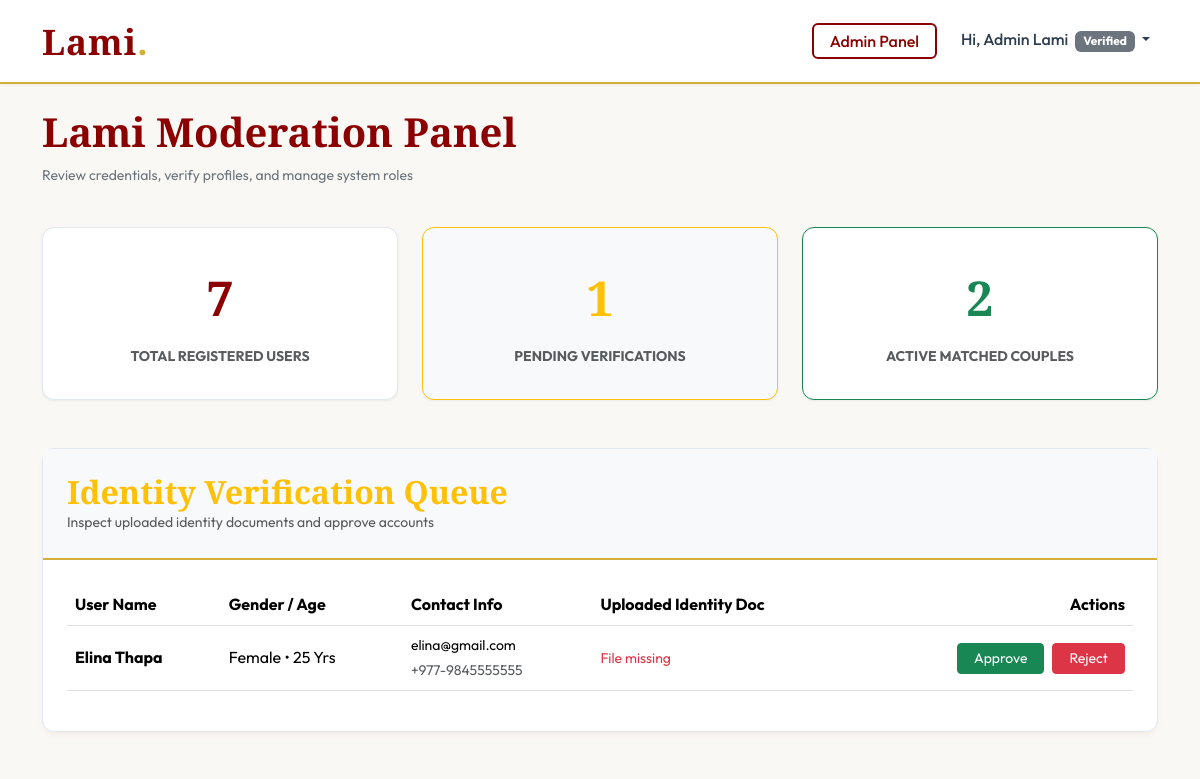
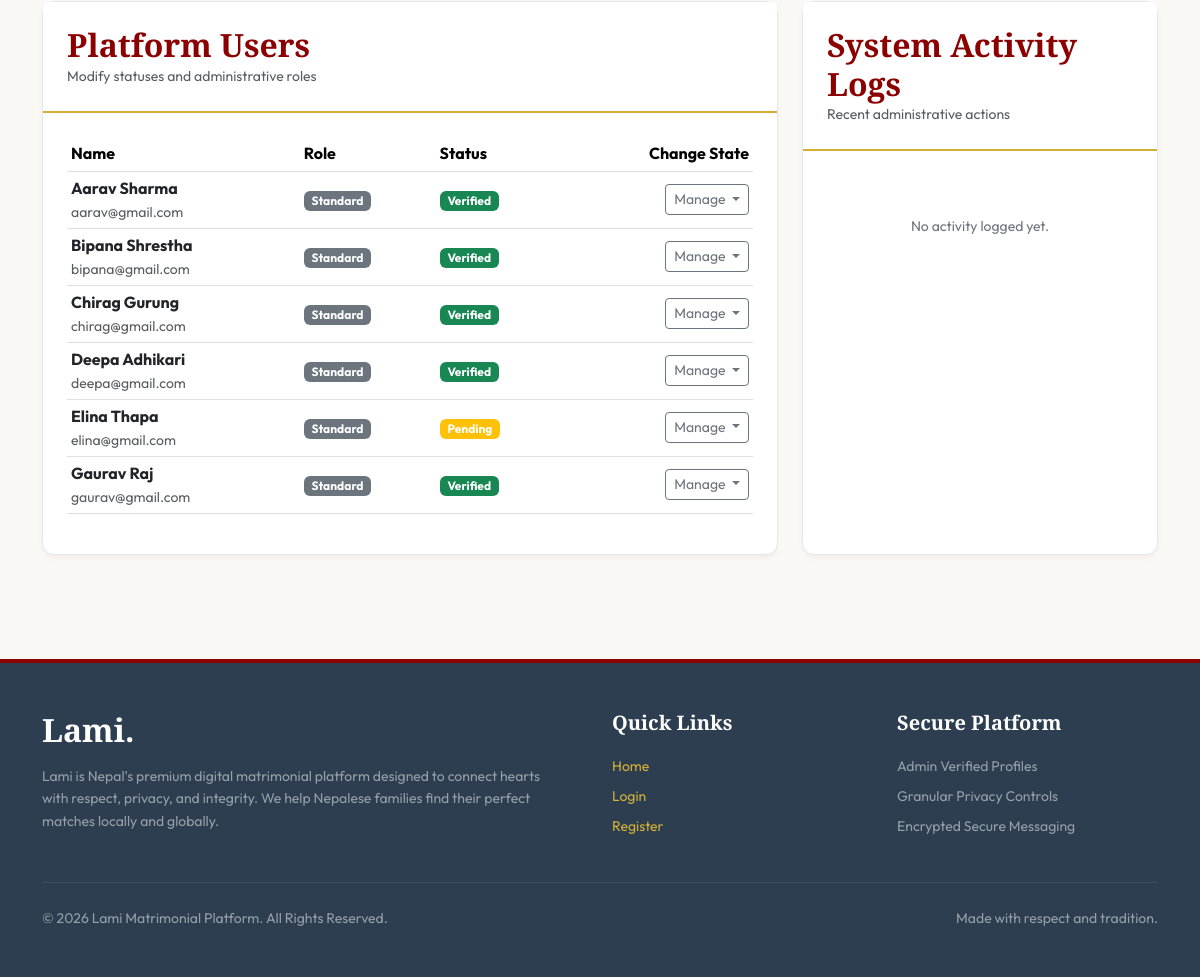
Page /admin/dashboard.php (signed in) on the committed database (2 pictures, top to bottom).
### tables this page shows
CREATE TABLE `profiles` (
  `user_id` INT PRIMARY KEY,
  `gender` ENUM('male', 'female', 'other') NOT NULL,
  `dob` DATE NOT NULL,
  `religion` VARCHAR(50) DEFAULT NULL,
  `caste` VARCHAR(50) DEFAULT NULL,
  `education` VARCHAR(100) DEFAULT NULL,
  `profession` VARCHAR(100) DEFAULT NULL,
  `location` VARCHAR(100) DEFAULT NULL,
  `height` DECIMAL(5,2) DEFAULT NULL, 
  `bio` TEXT DEFAULT NULL,
  `income_range` VARCHAR(50) DEFAULT NULL,
  `marital_status` ENUM('never_married', 'divorced', 'widowed', 'awaited') DEFAULT 'never_married',
  `photo_path` VARCHAR(255) DEFAULT NULL,
  `identity_doc_path` VARCHAR(255) DEFAULT NULL,
  FOREIGN KEY (`user_id`) REFERENCES `users` (`id`) ON DELETE CASCADE,
  INDEX `idx_gender` (`gender`),
  INDEX `idx_religion` (`religion`),
  INDEX `idx_caste` (`caste`),
  INDEX `idx_location` (`location`)
);

CREATE TABLE `users` (
  `id` INT AUTO_INCREMENT PRIMARY KEY,
  `full_name` VARCHAR(100) NOT NULL,
  `email` VARCHAR(100) UNIQUE NOT NULL,
  `phone` VARCHAR(20) NOT NULL,
  `password_hash` VARCHAR(255) NOT NULL,
  `role` ENUM('standard', 'moderator', 'admin') DEFAULT 'standard',
  `status` ENUM('pending', 'verified', 'suspended') DEFAULT 'pending',
  `created_at` TIMESTAMP DEFAULT CURRENT_TIMESTAMP,
  INDEX `idx_email` (`email`),
  INDEX `idx_status` (`status`)
);

### includes/functions.php (called while the page is built, shortened)
<?php
function e(mixed $value): string {
    return htmlspecialchars((string)($value ?? ''), ENT_QUOTES, 'UTF-8');
}
function calculate_age(string $dob): int {
    $dob_date = new DateTime($dob);
    $today = new DateTime();
    $diff = $today->diff($dob_date);
    return $diff->y;
}

### admin/dashboard.php (the view, shortened to what this page needs)
<?php
require_once '../includes/functions.php';
$admin_id = $_SESSION['user_id'];
$db = DB::getConnection();
try {
    $total_users = $db->query("SELECT COUNT(*) FROM users")->fetchColumn();
    $pending_verifications = $db->query("SELECT COUNT(*) FROM users WHERE status = 'pending'")->fetchColumn();
    $active_matches = $db->query("SELECT COUNT(*) FROM interests WHERE status = 'accepted'")->fetchColumn();
    $stmt = $db->prepare("
        SELECT u.id, u.full_name, u.email, u.phone, p.gender, p.dob, p.identity_doc_path
        FROM users u
        JOIN profiles p ON u.id = p.user_id
        WHERE u.status = 'pending'
        ORDER BY u.created_at ASC
    ");
    $stmt->execute();
    $pendings = $stmt->fetchAll();
    $stmt = $db->prepare("
        SELECT id, full_name, email, phone, role, status
        FROM users
        WHERE id != :admin_id
        ORDER BY created_at DESC
    ");
    $stmt->execute(['admin_id' => $admin_id]);
    $users = $stmt->fetchAll();
    $audit_logs = $db->query("
        SELECT a.id, a.action, a.timestamp, u.full_name AS admin_name, t.full_name AS target_name
        FROM audit_logs a
        JOIN users u ON a.admin_id = u.id
        LEFT JOIN users t ON a.target_user_id = t.id
        ORDER BY a.timestamp DESC
        LIMIT 10
    ")->fetchAll();
} catch (Exception $e) {
    die("Admin panel loading failed: " . htmlspecialchars($e->getMessage()));
}
require_once '../includes/header.php';
?>
<div class="row mb-4">
    <div class="col-12">
        <h1 class="brand-font fs-1 mb-2">Lami Moderation Panel</h1>
        <p class="text-secondary small">Review credentials, verify profiles, and manage system roles</p>
    </div>
</div>
<div class="row mb-5 g-4">
    <div class="col-md-4">
        <div class="stat-box h-100">
            <div class="stat-number"><?php echo $total_users; ?></div>
            <div class="text-uppercase tracking-wider small fw-bold text-muted">Total Registered Users</div>
        </div>
    </div>
    <div class="col-md-4">
        <div class="stat-box h-100 border-warning bg-light">
            <div class="stat-number text-warning"><?php echo $pending_verifications; ?></div>
            <div class="text-uppercase tracking-wider small fw-bold text-muted">Pending Verifications</div>
        </div>
    </div>
    <div class="col-md-4">
        <div class="stat-box h-100 border-success">
            <div class="stat-number text-success"><?php echo $active_matches; ?></div>
            <div class="text-uppercase tracking-wider small fw-bold text-muted">Active Matched Couples</div>
        </div>
    </div>
</div>
<div class="card card-lami mb-5">
    <div class="card-header card-header-lami bg-light">
        <h3 class="mb-0 fs-2 text-warning"><i class="bi bi-shield-check"></i> Identity Verification Queue</h3>
        <p class="text-muted small mb-0">Inspect uploaded identity documents and approve accounts</p>
    </div>
    <div class="card-body p-4">
        <?php if (empty($pendings)): ?>
            <div class="text-center py-4 text-secondary small">
                No users awaiting verification. All clean!
            </div>
        <?php else: ?>
            <div class="table-responsive">
                <table class="table align-middle">
                    <thead>
                        <tr>
                            <th>User Name</th>
                            <th>Gender / Age</th>
                            <th>Contact Info</th>
                            <th>Uploaded Identity Doc</th>
                            <th class="text-end">Actions</th>
                        </tr>
                    </thead>
                    <tbody>
                        <?php foreach ($pendings as $p): ?>
                            <tr>
                                <td>
                                    <strong><?php echo e($p['full_name']); ?></strong>
                                </td>
                                <td>
                                    <?php echo ucfirst($p['gender']); ?> &bull; <?php echo calculate_age($p['dob']); ?> Yrs
                                </td>
                                <td>
                                    <span class="small d-block"><?php echo e($p['email']); ?></span>
                                    <span class="small text-muted"><?php echo e($p['phone']); ?></span>
                                </td>
                                <td>
                                    <?php if (!empty($p['identity_doc_path']) && file_exists('../' . $p['identity_doc_path'])): ?>
                                        <a href="<?php echo '../' . e($p['identity_doc_path']); ?>" target="_blank" class="btn btn-sm btn-outline-secondary py-1 px-2.5">
                                            View Document File
                                        </a>
                                    <?php else: ?>
                                        <span class="text-danger small">File missing</span>
                                    <?php endif; ?>
                                </td>
                                <td class="text-end">
                                    <div class="d-inline-flex gap-2">
                                        <form action="verify.php" method="POST">
                                            <button type="submit" class="btn btn-success btn-sm py-1 px-3">Approve</button>
                                        </form>
                                        <form action="verify.php" method="POST">
                                            <button type="submit" class="btn btn-danger btn-sm py-1 px-3" onclick="return confirm('Are you sure you want to reject and suspend this user?')">Reject</button>
                                        </form>
                                    </div>
                                </td>
                            </tr>
                        <?php endforeach; ?>
                    </tbody>
                </table>
            </div>
        <?php endif; ?>
    </div>
</div>
<div class="row">
    <div class="col-lg-8 mb-4">
        <div class="card card-lami h-100">
            <div class="card-header card-header-lami">
                <h3 class="mb-0 fs-2">Platform Users</h3>
                <p class="text-muted small mb-0">Modify statuses and administrative roles</p>
            </div>
            <div class="card-body p-4">
                <div class="table-responsive" style="max-height: 500px; overflow-y: auto;">
                    <table class="table align-middle table-sm">
                        <thead>
                            <tr>
                                <th>Name</th>
                                <th>Role</th>
                                <th>Status</th>
                                <th class="text-end">Change State</th>
                            </tr>
                        </thead>
                        <tbody>
                            <?php foreach ($users as $u): ?>
                                <tr>
                                    <td>
                                        <strong><a href="../profile.php?id=<?php echo $u['id']; ?>" target="_blank" class="text-decoration-none text-dark"><?php echo e($u['full_name']); ?></a></strong>
                                        <div class="small text-muted"><?php echo e($u['email']); ?></div>
                                    </td>
                                    <td>
                                        <span class="badge bg-secondary"><?php echo e(ucfirst($u['role'])); ?></span>
                                    </td>
                                    <td>
                                        <span class="badge bg-<?php echo $u['status'] === 'verified' ? 'success' : ($u['status'] === 'pending' ? 'warning' : 'danger'); ?>">
                                            <?php echo e(ucfirst($u['status'])); ?>
                                        </span>
                                    </td>
                                    <td class="text-end">
                                        <div class="dropdown">
                                            <button class="btn btn-outline-secondary btn-sm py-0.5 px-2 dropdown-toggle fs-8" type="button" data-bs-toggle="dropdown" aria-expanded="false">
                                                Manage
                                            </button>
                                        </div>
                                    </td>
                                </tr>
                            <?php endforeach; ?>
                        </tbody>
                    </table>
                </div>
            </div>
        </div>
    </div>
    <div class="col-lg-4 mb-4">
        <div class="card card-lami h-100">
            <div class="card-header card-header-lami">
                <h3 class="mb-0 fs-2"><i class="bi bi-clock-history"></i> System Activity Logs</h3>
                <p class="text-muted small mb-0">Recent administrative actions</p>
            </div>
            <div class="card-body p-3">
                <?php if (empty($audit_logs)): ?>
                    <div class="text-center py-5 text-secondary small">
                        No activity logged yet.
                    </div>
                <?php endif; ?>
            </div>
        </div>
    </div>
</div>
<?php require_once '../includes/footer.php'; ?>

### assets/css/style.css (style rules this page uses)
:root { --primary-color: #8B0000; --primary-hover: #700000; --accent-color: #D4AF37; --accent-hover: #B89222; --bg-color: #FAF8F5; --text-color: #2C3E50; --text-muted: #64748B; --card-bg: #FFFFFF; --border-color: #E2E8F0; --shadow-sm: 0 1px 3px rgba(0,0,0,0.05), 0 1px 2px rgba(0,0,0,0.02); --shadow-md: 0 4px 6px -1px rgba(139,0,0,0.05), 0 2px 4px -1px rgba(0,0,0,0.01); --shadow-lg: 0 10px 15px -3px rgba(139,0,0,0.08), 0 4px 6px -2px rgba(0,0,0,0.02); }
body { font-family: 'Outfit', sans-serif; background-color: var(--bg-color); color: var(--text-color); line-height: 1.6; overflow-x: hidden; }
h1, h2, h3, h4, h5, h6, .brand-font { font-family: 'Cormorant Garamond', serif; font-weight: 700; color: var(--primary-color); }
.card-lami { background: var(--card-bg); border: 1px solid var(--border-color); border-radius: 12px; box-shadow: var(--shadow-md); transition: transform 0.3s ease, box-shadow 0.3s ease; }
.card-header-lami { background: #FFFFFF; border-bottom: 2px solid var(--accent-color); padding: 1.5rem; }
:root { --hero-bg-image: url('https://i.pinimg.com/736x/fb/91/6a/fb916ab78494ad3a09d643e94b707022.jpg'); }
.stat-box { background: #FFFFFF; border: 1px solid var(--border-color); padding: 2rem; border-radius: 12px; box-shadow: var(--shadow-sm); text-align: center; }
.stat-number { font-family: 'Cormorant Garamond', serif; font-size: 3rem; font-weight: 700; color: var(--primary-color); margin-bottom: 0.5rem; }

### rows in the picture
profiles: user_id.full_name "Elina Thapa", gender "Female", dob "25", user_id.email "elina@gmail.com", user_id.phone "+977-9845555555", shows "File missing"
users: full_name "Aarav Sharma", email "aarav@gmail.com", role "Standard", status "Verified"
users: full_name "Bipana Shrestha", email "bipana@gmail.com", role "Standard", status "Verified"
users: full_name "Chirag Gurung", email "chirag@gmail.com", role "Standard", status "Verified"
users: full_name "Deepa Adhikari", email "deepa@gmail.com", role "Standard", status "Verified"
users: full_name "Elina Thapa", email "elina@gmail.com", role "Standard", status "Pending"
users: full_name "Gaurav Raj", email "gaurav@gmail.com", role "Standard", status "Verified"

### other values in the picture
$_SESSION['user_name'] "Admin Lami"
$_SESSION['user_status'] "Verified"
$total_users "7"
$pending_verifications "1"
$active_matches "2"
